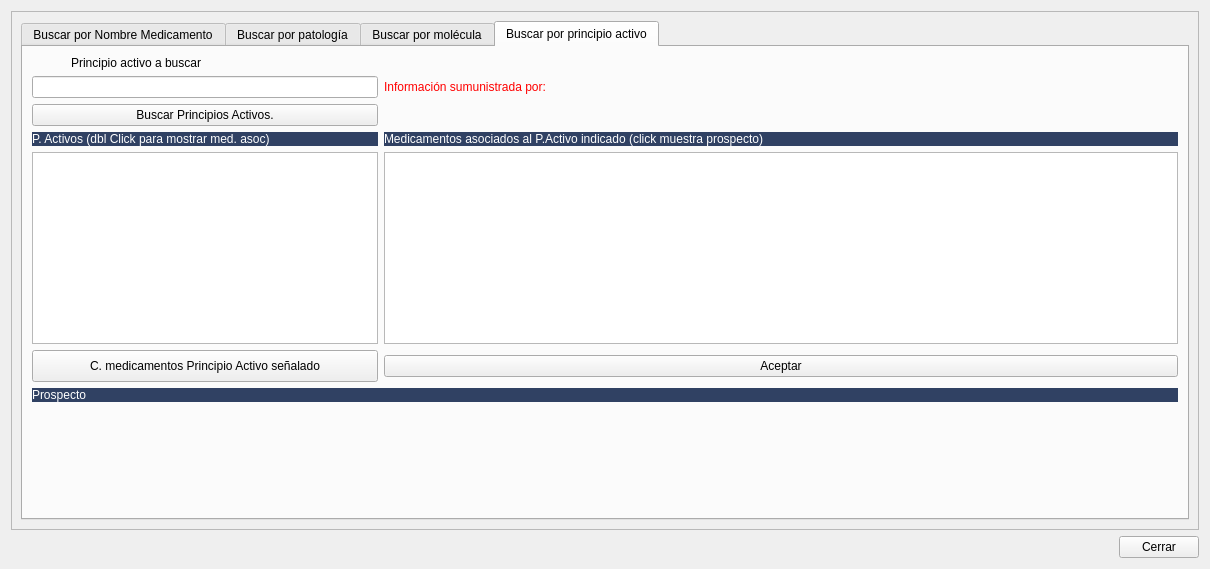
<?xml version="1.0" encoding="UTF-8"?>
<ui version="4.0">
 <class>FrmAnadirMedicamento</class>
 <widget class="QWidget" name="FrmAnadirMedicamento">
  <property name="geometry">
   <rect>
    <x>0</x>
    <y>0</y>
    <width>1210</width>
    <height>569</height>
   </rect>
  </property>
  <property name="windowTitle">
   <string>Busqueda de Medicamentos</string>
  </property>
  <property name="windowIcon">
   <iconset>
    <normaloff>:/Icons/PNG/Maya.png</normaloff>:/Icons/PNG/Maya.png</iconset>
  </property>
  <layout class="QGridLayout" name="gridLayout">
   <item row="1" column="0">
    <spacer name="horizontalSpacer">
     <property name="orientation">
      <enum>Qt::Horizontal</enum>
     </property>
     <property name="sizeHint" stdset="0">
      <size>
       <width>40</width>
       <height>20</height>
      </size>
     </property>
    </spacer>
   </item>
   <item row="1" column="2">
    <widget class="QPushButton" name="btnCerrar">
     <property name="text">
      <string>Cerrar</string>
     </property>
    </widget>
   </item>
   <item row="0" column="0" colspan="3">
    <widget class="QFrame" name="frame">
     <property name="frameShape">
      <enum>QFrame::StyledPanel</enum>
     </property>
     <property name="frameShadow">
      <enum>QFrame::Raised</enum>
     </property>
     <layout class="QGridLayout" name="gridLayout_8">
      <item row="0" column="0">
       <widget class="QTabWidget" name="tabWidget">
        <property name="currentIndex">
         <number>3</number>
        </property>
        <widget class="QWidget" name="tabWidgetPage1">
         <attribute name="title">
          <string>Buscar por Nombre Medicamento</string>
         </attribute>
         <layout class="QGridLayout" name="gridLayout_2">
          <item row="1" column="4">
           <widget class="QPushButton" name="pushButton">
            <property name="minimumSize">
             <size>
              <width>0</width>
              <height>32</height>
             </size>
            </property>
            <property name="text">
             <string>Consultar Vademécum</string>
            </property>
            <property name="icon">
             <iconset resource="../maya.qrc">
              <normaloff>:/Icons/PNG/search.png</normaloff>:/Icons/PNG/search.png</iconset>
            </property>
           </widget>
          </item>
          <item row="1" column="5">
           <widget class="QLabel" name="label_3">
            <property name="maximumSize">
             <size>
              <width>111</width>
              <height>35</height>
             </size>
            </property>
            <property name="text">
             <string/>
            </property>
            <property name="pixmap">
             <pixmap>:/Icons/jpg/Vademecum DataSolutions.jpg</pixmap>
            </property>
            <property name="scaledContents">
             <bool>true</bool>
            </property>
           </widget>
          </item>
          <item row="1" column="3">
           <spacer name="horizontalSpacer_2">
            <property name="orientation">
             <enum>Qt::Horizontal</enum>
            </property>
            <property name="sizeHint" stdset="0">
             <size>
              <width>40</width>
              <height>20</height>
             </size>
            </property>
           </spacer>
          </item>
          <item row="4" column="5">
           <widget class="QPushButton" name="btnAceptar1">
            <property name="text">
             <string>Aceptar</string>
            </property>
            <property name="icon">
             <iconset resource="../maya.qrc">
              <normaloff>:/Icons/PNG/add.png</normaloff>:/Icons/PNG/add.png</iconset>
            </property>
           </widget>
          </item>
          <item row="1" column="0" colspan="3">
           <widget class="QFrame" name="frame_2">
            <property name="frameShape">
             <enum>QFrame::StyledPanel</enum>
            </property>
            <property name="frameShadow">
             <enum>QFrame::Raised</enum>
            </property>
            <layout class="QHBoxLayout" name="horizontalLayout">
             <item>
              <widget class="QLabel" name="label_2">
               <property name="text">
                <string>Criterios de Búsqueda:</string>
               </property>
              </widget>
             </item>
             <item>
              <widget class="QRadioButton" name="radioButton">
               <property name="text">
                <string>Empieza por</string>
               </property>
               <property name="checked">
                <bool>true</bool>
               </property>
              </widget>
             </item>
             <item>
              <widget class="QRadioButton" name="radioButton_2">
               <property name="text">
                <string>Contiene</string>
               </property>
              </widget>
             </item>
            </layout>
           </widget>
          </item>
          <item row="3" column="0" colspan="6">
           <widget class="QTableWidget" name="tablamedicamentos">
            <property name="minimumSize">
             <size>
              <width>0</width>
              <height>152</height>
             </size>
            </property>
            <property name="alternatingRowColors">
             <bool>true</bool>
            </property>
            <property name="selectionBehavior">
             <enum>QAbstractItemView::SelectRows</enum>
            </property>
           </widget>
          </item>
          <item row="4" column="0" colspan="5">
           <widget class="QLabel" name="label_11">
            <property name="styleSheet">
             <string notr="true">background: #304163;
color: #FFFFFF;</string>
            </property>
            <property name="text">
             <string>prospecto</string>
            </property>
           </widget>
          </item>
          <item row="0" column="0">
           <widget class="QLabel" name="label">
            <property name="text">
             <string>Nombre a buscar:</string>
            </property>
           </widget>
          </item>
          <item row="2" column="0" colspan="6">
           <widget class="QLabel" name="label_4">
            <property name="styleSheet">
             <string notr="true">background: #304163;
color: #FFFFFF;</string>
            </property>
            <property name="text">
             <string>Medicamentos en vademécum (pulse Click para cargar prospecto)</string>
            </property>
           </widget>
          </item>
          <item row="0" column="1" colspan="5">
           <widget class="QLineEdit" name="txtBuscar"/>
          </item>
          <item row="5" column="0">
           <spacer name="verticalSpacer">
            <property name="orientation">
             <enum>Qt::Vertical</enum>
            </property>
            <property name="sizeHint" stdset="0">
             <size>
              <width>20</width>
              <height>40</height>
             </size>
            </property>
           </spacer>
          </item>
         </layout>
        </widget>
        <widget class="QWidget" name="tabWidgetPage2">
         <attribute name="title">
          <string>Buscar por patología</string>
         </attribute>
         <layout class="QGridLayout" name="gridLayout_6">
          <item row="2" column="0">
           <widget class="QTabWidget" name="tabBuscarporPatologia">
            <property name="tabPosition">
             <enum>QTabWidget::West</enum>
            </property>
            <property name="currentIndex">
             <number>1</number>
            </property>
            <widget class="QWidget" name="tab">
             <attribute name="title">
              <string>Selección</string>
             </attribute>
             <layout class="QGridLayout" name="gridLayout_4">
              <item row="1" column="0" colspan="3">
               <widget class="QLineEdit" name="txtBuscarPatologia"/>
              </item>
              <item row="3" column="0" colspan="3">
               <widget class="QLabel" name="label_7">
                <property name="styleSheet">
                 <string notr="true">background: #304163;
color: #FFFFFF;</string>
                </property>
                <property name="text">
                 <string>Patologías (dbl Click para mostrar med. asoc)</string>
                </property>
               </widget>
              </item>
              <item row="9" column="0">
               <spacer name="verticalSpacer_2">
                <property name="orientation">
                 <enum>Qt::Vertical</enum>
                </property>
                <property name="sizeHint" stdset="0">
                 <size>
                  <width>20</width>
                  <height>40</height>
                 </size>
                </property>
               </spacer>
              </item>
              <item row="4" column="0" colspan="3">
               <widget class="QTableWidget" name="tablaPatologias">
                <property name="alternatingRowColors">
                 <bool>true</bool>
                </property>
                <property name="selectionBehavior">
                 <enum>QAbstractItemView::SelectRows</enum>
                </property>
               </widget>
              </item>
              <item row="5" column="3" colspan="3">
               <widget class="QPushButton" name="btnVerProspecto">
                <property name="text">
                 <string>ver prospeco</string>
                </property>
                <property name="icon">
                 <iconset resource="../maya.qrc">
                  <normaloff>:/Icons/PNG/DefineControls.png</normaloff>:/Icons/PNG/DefineControls.png</iconset>
                </property>
                <property name="iconSize">
                 <size>
                  <width>24</width>
                  <height>24</height>
                 </size>
                </property>
               </widget>
              </item>
              <item row="8" column="0" colspan="6">
               <widget class="QLabel" name="label_10">
                <property name="styleSheet">
                 <string notr="true">background: #304163;
color: #FFFFFF;</string>
                </property>
                <property name="text">
                 <string>Prospecto</string>
                </property>
               </widget>
              </item>
              <item row="2" column="4">
               <widget class="QLabel" name="label_5">
                <property name="maximumSize">
                 <size>
                  <width>176</width>
                  <height>47</height>
                 </size>
                </property>
                <property name="text">
                 <string/>
                </property>
                <property name="pixmap">
                 <pixmap>:/Icons/jpg/Vademecum DataSolutions.jpg</pixmap>
                </property>
                <property name="scaledContents">
                 <bool>true</bool>
                </property>
               </widget>
              </item>
              <item row="0" column="1">
               <widget class="QLabel" name="label_6">
                <property name="maximumSize">
                 <size>
                  <width>150</width>
                  <height>16777215</height>
                 </size>
                </property>
                <property name="text">
                 <string>Patología a buscar:</string>
                </property>
                <property name="alignment">
                 <set>Qt::AlignRight|Qt::AlignTrailing|Qt::AlignVCenter</set>
                </property>
               </widget>
              </item>
              <item row="3" column="3" colspan="3">
               <widget class="QLabel" name="label_8">
                <property name="styleSheet">
                 <string notr="true">background: #304163;
color: #FFFFFF;</string>
                </property>
                <property name="text">
                 <string>Medicamentos asociados a la Patología indicada (click muestra prospecto)</string>
                </property>
               </widget>
              </item>
              <item row="4" column="3" colspan="3">
               <widget class="QTableWidget" name="tablamedicamentosPatologia">
                <property name="alternatingRowColors">
                 <bool>true</bool>
                </property>
                <property name="selectionBehavior">
                 <enum>QAbstractItemView::SelectRows</enum>
                </property>
               </widget>
              </item>
              <item row="1" column="4">
               <widget class="QLabel" name="label_9">
                <property name="styleSheet">
                 <string notr="true">color: rgb(255, 0, 0);</string>
                </property>
                <property name="text">
                 <string>Información sumunistrada por:</string>
                </property>
               </widget>
              </item>
              <item row="2" column="0" colspan="3">
               <widget class="QPushButton" name="btnBuscarPatologia">
                <property name="text">
                 <string>Buscar Patología</string>
                </property>
                <property name="icon">
                 <iconset resource="../maya.qrc">
                  <normaloff>:/Icons/PNG/search.png</normaloff>:/Icons/PNG/search.png</iconset>
                </property>
                <property name="iconSize">
                 <size>
                  <width>24</width>
                  <height>24</height>
                 </size>
                </property>
               </widget>
              </item>
              <item row="7" column="5">
               <widget class="QPushButton" name="pushButton_Aceptarporpatologia">
                <property name="text">
                 <string>Aceptar</string>
                </property>
                <property name="icon">
                 <iconset resource="../maya.qrc">
                  <normaloff>:/Icons/PNG/add.png</normaloff>:/Icons/PNG/add.png</iconset>
                </property>
               </widget>
              </item>
              <item row="5" column="0" colspan="3">
               <widget class="QPushButton" name="btnBuscarMedicamentoporPatologia">
                <property name="minimumSize">
                 <size>
                  <width>0</width>
                  <height>32</height>
                 </size>
                </property>
                <property name="text">
                 <string>Consultar medicamentos patologia señalada</string>
                </property>
                <property name="icon">
                 <iconset resource="../maya.qrc">
                  <normaloff>:/Icons/PNG/search.png</normaloff>:/Icons/PNG/search.png</iconset>
                </property>
               </widget>
              </item>
             </layout>
            </widget>
            <widget class="QWidget" name="tab_2">
             <attribute name="title">
              <string>prospecto</string>
             </attribute>
             <layout class="QGridLayout" name="gridLayout_5">
              <item row="0" column="0">
               <spacer name="verticalSpacer_3">
                <property name="orientation">
                 <enum>Qt::Vertical</enum>
                </property>
                <property name="sizeHint" stdset="0">
                 <size>
                  <width>20</width>
                  <height>40</height>
                 </size>
                </property>
               </spacer>
              </item>
             </layout>
            </widget>
           </widget>
          </item>
         </layout>
        </widget>
        <widget class="QWidget" name="tabWidgetPage3">
         <attribute name="title">
          <string>Buscar por molécula</string>
         </attribute>
         <layout class="QGridLayout" name="gridLayout_3">
          <item row="2" column="0">
           <widget class="QPushButton" name="btnBuscarMolcula">
            <property name="maximumSize">
             <size>
              <width>346</width>
              <height>16777215</height>
             </size>
            </property>
            <property name="text">
             <string>Buscar Moléculas</string>
            </property>
            <property name="icon">
             <iconset resource="../maya.qrc">
              <normaloff>:/Icons/PNG/search.png</normaloff>:/Icons/PNG/search.png</iconset>
            </property>
            <property name="iconSize">
             <size>
              <width>24</width>
              <height>24</height>
             </size>
            </property>
           </widget>
          </item>
          <item row="5" column="1">
           <widget class="QPushButton" name="pushButton_AceptarPorMolecula">
            <property name="text">
             <string>Aceptar</string>
            </property>
            <property name="icon">
             <iconset resource="../maya.qrc">
              <normaloff>:/Icons/PNG/add.png</normaloff>:/Icons/PNG/add.png</iconset>
            </property>
            <property name="iconSize">
             <size>
              <width>24</width>
              <height>24</height>
             </size>
            </property>
           </widget>
          </item>
          <item row="5" column="0">
           <widget class="QPushButton" name="btnBuscarMedicamentoporMolecula">
            <property name="minimumSize">
             <size>
              <width>0</width>
              <height>32</height>
             </size>
            </property>
            <property name="maximumSize">
             <size>
              <width>346</width>
              <height>16777215</height>
             </size>
            </property>
            <property name="text">
             <string>Consultar medicamentos molécula señalada</string>
            </property>
            <property name="icon">
             <iconset resource="../maya.qrc">
              <normaloff>:/Icons/PNG/search.png</normaloff>:/Icons/PNG/search.png</iconset>
            </property>
           </widget>
          </item>
          <item row="6" column="0" colspan="2">
           <widget class="QLabel" name="label_17">
            <property name="styleSheet">
             <string notr="true">background: #304163;
color: #FFFFFF;</string>
            </property>
            <property name="text">
             <string>Prospecto</string>
            </property>
           </widget>
          </item>
          <item row="7" column="0">
           <spacer name="verticalSpacer_4">
            <property name="orientation">
             <enum>Qt::Vertical</enum>
            </property>
            <property name="sizeHint" stdset="0">
             <size>
              <width>20</width>
              <height>40</height>
             </size>
            </property>
           </spacer>
          </item>
          <item row="4" column="0">
           <widget class="QTableWidget" name="tablaMoleculas">
            <property name="minimumSize">
             <size>
              <width>0</width>
              <height>150</height>
             </size>
            </property>
            <property name="maximumSize">
             <size>
              <width>346</width>
              <height>16777215</height>
             </size>
            </property>
            <property name="alternatingRowColors">
             <bool>true</bool>
            </property>
            <property name="selectionBehavior">
             <enum>QAbstractItemView::SelectRows</enum>
            </property>
           </widget>
          </item>
          <item row="0" column="0">
           <widget class="QLabel" name="label_15">
            <property name="maximumSize">
             <size>
              <width>150</width>
              <height>16777215</height>
             </size>
            </property>
            <property name="text">
             <string>Molécula a buscar</string>
            </property>
            <property name="alignment">
             <set>Qt::AlignRight|Qt::AlignTrailing|Qt::AlignVCenter</set>
            </property>
           </widget>
          </item>
          <item row="1" column="0">
           <widget class="QLineEdit" name="txtBuscarMolecula">
            <property name="maximumSize">
             <size>
              <width>346</width>
              <height>16777215</height>
             </size>
            </property>
           </widget>
          </item>
          <item row="1" column="1">
           <widget class="QLabel" name="label_14">
            <property name="styleSheet">
             <string notr="true">color: rgb(255, 0, 0);</string>
            </property>
            <property name="text">
             <string>Información sumunistrada por:</string>
            </property>
           </widget>
          </item>
          <item row="2" column="1">
           <widget class="QLabel" name="label_13">
            <property name="maximumSize">
             <size>
              <width>176</width>
              <height>47</height>
             </size>
            </property>
            <property name="text">
             <string/>
            </property>
            <property name="pixmap">
             <pixmap>:/Icons/jpg/Vademecum DataSolutions.jpg</pixmap>
            </property>
            <property name="scaledContents">
             <bool>true</bool>
            </property>
           </widget>
          </item>
          <item row="4" column="1">
           <widget class="QTableWidget" name="tablamedicamentosMolecula">
            <property name="alternatingRowColors">
             <bool>true</bool>
            </property>
            <property name="selectionBehavior">
             <enum>QAbstractItemView::SelectRows</enum>
            </property>
           </widget>
          </item>
          <item row="3" column="1">
           <widget class="QLabel" name="label_16">
            <property name="styleSheet">
             <string notr="true">background: #304163;
color: #FFFFFF;</string>
            </property>
            <property name="text">
             <string>Medicamentos asociados a la Molécula indicada (click muestra prospecto)</string>
            </property>
           </widget>
          </item>
          <item row="3" column="0">
           <widget class="QLabel" name="label_12">
            <property name="maximumSize">
             <size>
              <width>346</width>
              <height>16777215</height>
             </size>
            </property>
            <property name="styleSheet">
             <string notr="true">background: #304163;
color: #FFFFFF;</string>
            </property>
            <property name="text">
             <string>Moléculas (dbl Click para mostrar med. asoc)</string>
            </property>
           </widget>
          </item>
         </layout>
        </widget>
        <widget class="QWidget" name="tabWidgetPage4">
         <attribute name="title">
          <string>Buscar por principio activo</string>
         </attribute>
         <layout class="QGridLayout" name="gridLayout_7">
          <item row="3" column="1">
           <widget class="QLabel" name="label_22">
            <property name="styleSheet">
             <string notr="true">background: #304163;
color: #FFFFFF;</string>
            </property>
            <property name="text">
             <string>Medicamentos asociados al P.Activo indicado (click muestra prospecto)</string>
            </property>
           </widget>
          </item>
          <item row="2" column="0">
           <widget class="QPushButton" name="btnBuscarPrincipiosActivos">
            <property name="maximumSize">
             <size>
              <width>346</width>
              <height>16777215</height>
             </size>
            </property>
            <property name="text">
             <string>Buscar Principios Activos.</string>
            </property>
            <property name="icon">
             <iconset resource="../maya.qrc">
              <normaloff>:/Icons/PNG/search.png</normaloff>:/Icons/PNG/search.png</iconset>
            </property>
            <property name="iconSize">
             <size>
              <width>24</width>
              <height>24</height>
             </size>
            </property>
           </widget>
          </item>
          <item row="5" column="0">
           <widget class="QPushButton" name="btnBuscarMedicamentoporPA">
            <property name="minimumSize">
             <size>
              <width>0</width>
              <height>32</height>
             </size>
            </property>
            <property name="maximumSize">
             <size>
              <width>346</width>
              <height>16777215</height>
             </size>
            </property>
            <property name="text">
             <string>C. medicamentos Principio Activo señalado</string>
            </property>
            <property name="icon">
             <iconset resource="../maya.qrc">
              <normaloff>:/Icons/PNG/search.png</normaloff>:/Icons/PNG/search.png</iconset>
            </property>
           </widget>
          </item>
          <item row="3" column="0">
           <widget class="QLabel" name="label_23">
            <property name="maximumSize">
             <size>
              <width>346</width>
              <height>16777215</height>
             </size>
            </property>
            <property name="styleSheet">
             <string notr="true">background: #304163;
color: #FFFFFF;</string>
            </property>
            <property name="text">
             <string>P. Activos (dbl Click para mostrar med. asoc)</string>
            </property>
           </widget>
          </item>
          <item row="4" column="1">
           <widget class="QTableWidget" name="tablamedicamentospactivos">
            <property name="alternatingRowColors">
             <bool>true</bool>
            </property>
            <property name="selectionBehavior">
             <enum>QAbstractItemView::SelectRows</enum>
            </property>
           </widget>
          </item>
          <item row="0" column="0">
           <widget class="QLabel" name="label_18">
            <property name="maximumSize">
             <size>
              <width>169</width>
              <height>16777215</height>
             </size>
            </property>
            <property name="text">
             <string>Principio activo a buscar</string>
            </property>
            <property name="alignment">
             <set>Qt::AlignRight|Qt::AlignTrailing|Qt::AlignVCenter</set>
            </property>
           </widget>
          </item>
          <item row="1" column="1">
           <widget class="QLabel" name="label_20">
            <property name="styleSheet">
             <string notr="true">color: rgb(255, 0, 0);</string>
            </property>
            <property name="text">
             <string>Información sumunistrada por:</string>
            </property>
           </widget>
          </item>
          <item row="2" column="1">
           <widget class="QLabel" name="label_21">
            <property name="maximumSize">
             <size>
              <width>176</width>
              <height>47</height>
             </size>
            </property>
            <property name="text">
             <string/>
            </property>
            <property name="pixmap">
             <pixmap>:/Icons/jpg/Vademecum DataSolutions.jpg</pixmap>
            </property>
            <property name="scaledContents">
             <bool>true</bool>
            </property>
           </widget>
          </item>
          <item row="5" column="1">
           <widget class="QPushButton" name="pushButton_AceptarPorPA">
            <property name="text">
             <string>Aceptar</string>
            </property>
            <property name="icon">
             <iconset resource="../maya.qrc">
              <normaloff>:/Icons/PNG/add.png</normaloff>:/Icons/PNG/add.png</iconset>
            </property>
            <property name="iconSize">
             <size>
              <width>24</width>
              <height>24</height>
             </size>
            </property>
           </widget>
          </item>
          <item row="6" column="0" colspan="2">
           <widget class="QLabel" name="label_19">
            <property name="styleSheet">
             <string notr="true">background: #304163;
color: #FFFFFF;</string>
            </property>
            <property name="text">
             <string>Prospecto</string>
            </property>
           </widget>
          </item>
          <item row="7" column="0">
           <spacer name="verticalSpacer_5">
            <property name="orientation">
             <enum>Qt::Vertical</enum>
            </property>
            <property name="sizeHint" stdset="0">
             <size>
              <width>20</width>
              <height>40</height>
             </size>
            </property>
           </spacer>
          </item>
          <item row="1" column="0">
           <widget class="QLineEdit" name="txtBuscarPrincipioActivo">
            <property name="maximumSize">
             <size>
              <width>346</width>
              <height>16777215</height>
             </size>
            </property>
           </widget>
          </item>
          <item row="4" column="0">
           <widget class="QTableWidget" name="tablaPrincipiosActivos">
            <property name="minimumSize">
             <size>
              <width>0</width>
              <height>150</height>
             </size>
            </property>
            <property name="maximumSize">
             <size>
              <width>346</width>
              <height>16777215</height>
             </size>
            </property>
            <property name="alternatingRowColors">
             <bool>true</bool>
            </property>
            <property name="selectionBehavior">
             <enum>QAbstractItemView::SelectRows</enum>
            </property>
           </widget>
          </item>
         </layout>
        </widget>
       </widget>
      </item>
     </layout>
    </widget>
   </item>
  </layout>
 </widget>
 <resources>
  <include location="../maya.qrc"/>
 </resources>
 <connections/>
</ui>
